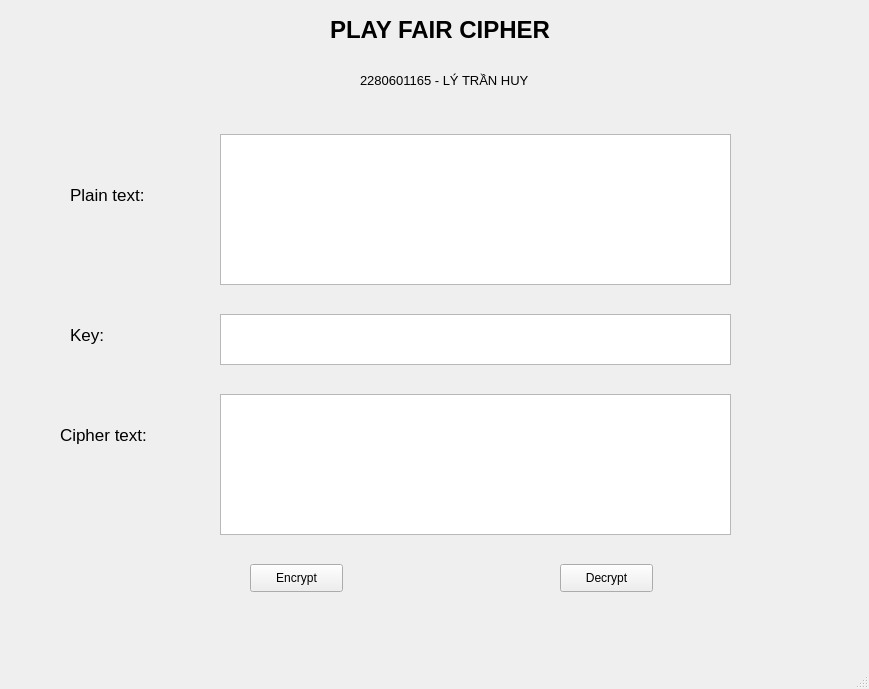
<?xml version="1.0" encoding="UTF-8"?>
<ui version="4.0">
 <class>playfair</class>
 <widget class="QMainWindow" name="playfair">
  <property name="geometry">
   <rect>
    <x>0</x>
    <y>0</y>
    <width>869</width>
    <height>689</height>
   </rect>
  </property>
  <property name="windowTitle">
   <string>MainWindow</string>
  </property>
  <widget class="QWidget" name="flayfair">
   <widget class="QLabel" name="label_5">
    <property name="geometry">
     <rect>
      <x>60</x>
      <y>424</y>
      <width>121</width>
      <height>21</height>
     </rect>
    </property>
    <property name="font">
     <font>
      <pointsize>13</pointsize>
     </font>
    </property>
    <property name="text">
     <string>Cipher text:</string>
    </property>
   </widget>
   <widget class="QPushButton" name="pushButton_2">
    <property name="geometry">
     <rect>
      <x>560</x>
      <y>564</y>
      <width>93</width>
      <height>28</height>
     </rect>
    </property>
    <property name="text">
     <string>Decrypt</string>
    </property>
   </widget>
   <widget class="QTextEdit" name="textBrowser_2">
    <property name="geometry">
     <rect>
      <x>220</x>
      <y>314</y>
      <width>511</width>
      <height>51</height>
     </rect>
    </property>
   </widget>
   <widget class="QTextEdit" name="textBrowser_3">
    <property name="geometry">
     <rect>
      <x>220</x>
      <y>394</y>
      <width>511</width>
      <height>141</height>
     </rect>
    </property>
   </widget>
   <widget class="QLabel" name="label_4">
    <property name="geometry">
     <rect>
      <x>70</x>
      <y>324</y>
      <width>55</width>
      <height>21</height>
     </rect>
    </property>
    <property name="font">
     <font>
      <pointsize>13</pointsize>
     </font>
    </property>
    <property name="text">
     <string>Key:</string>
    </property>
   </widget>
   <widget class="QTextEdit" name="textBrowser">
    <property name="geometry">
     <rect>
      <x>220</x>
      <y>134</y>
      <width>511</width>
      <height>151</height>
     </rect>
    </property>
   </widget>
   <widget class="QPushButton" name="pushButton">
    <property name="geometry">
     <rect>
      <x>250</x>
      <y>564</y>
      <width>93</width>
      <height>28</height>
     </rect>
    </property>
    <property name="text">
     <string>Encrypt</string>
    </property>
   </widget>
   <widget class="QLabel" name="label">
    <property name="geometry">
     <rect>
      <x>330</x>
      <y>14</y>
      <width>321</width>
      <height>31</height>
     </rect>
    </property>
    <property name="font">
     <font>
      <pointsize>18</pointsize>
      <weight>75</weight>
      <bold>true</bold>
     </font>
    </property>
    <property name="text">
     <string>PLAY FAIR CIPHER</string>
    </property>
   </widget>
   <widget class="QLabel" name="label_3">
    <property name="geometry">
     <rect>
      <x>70</x>
      <y>184</y>
      <width>111</width>
      <height>21</height>
     </rect>
    </property>
    <property name="font">
     <font>
      <pointsize>13</pointsize>
     </font>
    </property>
    <property name="text">
     <string>Plain text:</string>
    </property>
   </widget>
   <widget class="QLabel" name="label_2">
    <property name="geometry">
     <rect>
      <x>360</x>
      <y>70</y>
      <width>231</width>
      <height>20</height>
     </rect>
    </property>
    <property name="font">
     <font>
      <pointsize>10</pointsize>
     </font>
    </property>
    <property name="text">
     <string>2280601165 - LÝ TRẦN HUY</string>
    </property>
   </widget>
  </widget>
  <widget class="QMenuBar" name="menubar">
   <property name="geometry">
    <rect>
     <x>0</x>
     <y>0</y>
     <width>869</width>
     <height>26</height>
    </rect>
   </property>
  </widget>
  <widget class="QStatusBar" name="statusbar"/>
 </widget>
 <resources/>
 <connections/>
</ui>
